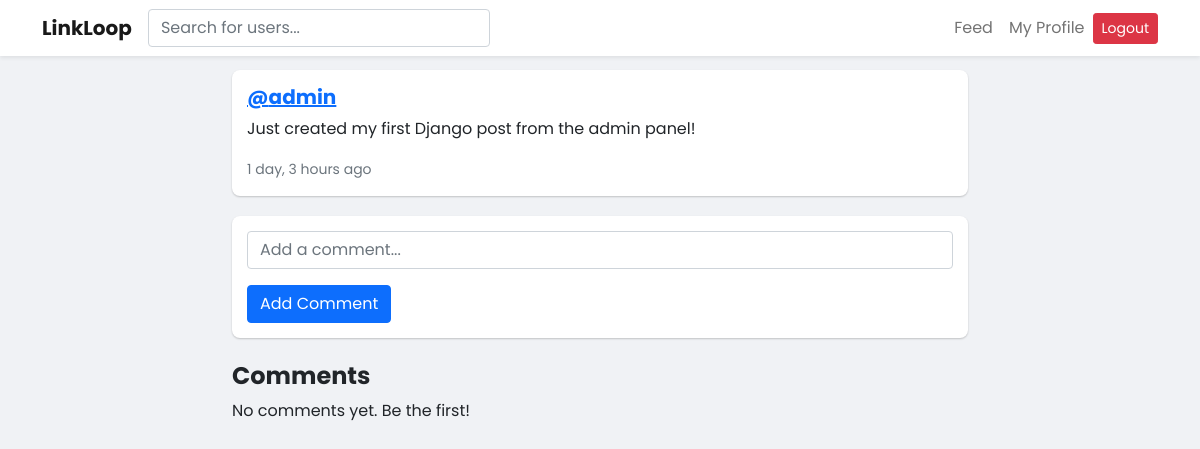
The page /post/2/ (signed in) on the database its author committed.
### social/models.py (models this page shows, shortened)
class Post(models.Model):
    author = models.ForeignKey(User, on_delete=models.CASCADE)
    content = models.TextField(max_length=280)
    image = models.ImageField(upload_to='post_images/', blank=True, null=True) # <-- KEY MODIFICATION
    created_at = models.DateTimeField(auto_now_add=True)
    likes = models.ManyToManyField(User, related_name='liked_posts', blank=True)
    class Meta:
        ordering = ['-created_at']

### social/views.py (the view)
# urls.py: path('post/<int:post_id>/', views.post_detail_view, name='post_detail'),
@login_required
def post_detail_view(request, post_id):
    post = get_object_or_404(Post, id=post_id)
    comment_form = CommentForm()
    comments = post.comments.all()
    return render(request, 'social/post_detail.html', {'post': post, 'comment_form': comment_form, 'comments': comments})

### social/forms.py
class CommentForm(forms.ModelForm):
    text = forms.CharField(widget=forms.TextInput(attrs={
        'placeholder': 'Add a comment...',
        'class': 'form-control'
    }), label="")
    class Meta:
        model = Comment
        fields = ['text']

### social/templates/social/post_detail.html (shortened to what this page needs)
{% extends 'social/base.html' %}
{% block content %}
<div class="row">
    <div class="col-md-8 offset-md-2">
        <div class="post-card">
            <h5><a href="{% url 'profile' post.author.username %}">@{{ post.author.username }}</a></h5>
            <p>{{ post.content }}</p>
            <small class="text-muted">{{ post.created_at|timesince }} ago</small>
        </div>
        <div class="post-card mt-3">
            <form action="{% url 'add_comment' post.id %}" method="post">
                {{ comment_form.as_p }}
                <button type="submit" class="btn btn-primary">Add Comment</button>
            </form>
        </div>
        <h4 class="mt-4">Comments</h4>
        {% for comment in post.comments.all %}
            <div class="post-card">
                <strong>@{{ comment.author.username }}</strong>
                <p>{{ comment.text }}</p>
                <small class="text-muted">{{ comment.created_at|timesince }} ago</small>
            </div>
        {% empty %}
            <p>No comments yet. Be the first!</p>
        {% endfor %}
    </div>
</div>
{% endblock %}

### social/templates/social/base.html (style rules this page uses)
body { background-color: #f0f2f5; padding-top: 70px; font-family: 'Poppins', sans-serif; font-size: 16px; font-weight: 400; }
h1, h2, h3, h4, h5, h6 { font-weight: 700; }
.post-card { background-color: #fff; border-radius: 8px; margin-bottom: 20px; padding: 15px; box-shadow: 0 1px 2px rgba(0,0,0,0.2); }

### rows shown on the page
Post: author.username "admin", content "Just created my first Django post from the admin panel!", created_at "1 day, 3 hours"
